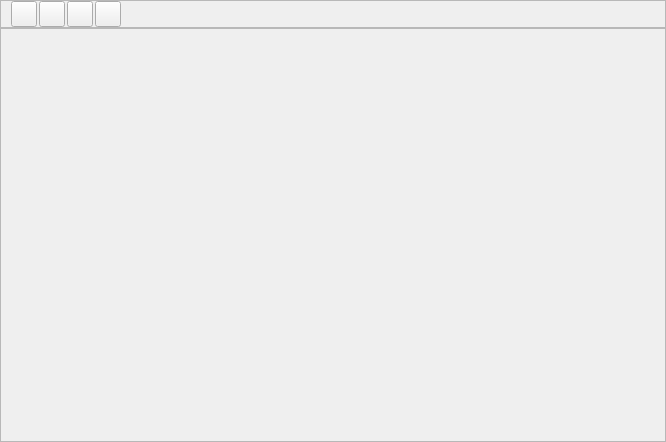
<?xml version="1.0" encoding="UTF-8"?>
<ui version="4.0">
 <class>ConfigurationViewerWidget</class>
 <widget class="QWidget" name="ConfigurationViewerWidget">
  <property name="geometry">
   <rect>
    <x>0</x>
    <y>0</y>
    <width>666</width>
    <height>442</height>
   </rect>
  </property>
  <property name="font">
   <font>
    <pointsize>9</pointsize>
   </font>
  </property>
  <property name="windowTitle">
   <string>Form</string>
  </property>
  <layout class="QVBoxLayout" name="verticalLayout">
   <property name="spacing">
    <number>0</number>
   </property>
   <property name="leftMargin">
    <number>0</number>
   </property>
   <property name="topMargin">
    <number>0</number>
   </property>
   <property name="rightMargin">
    <number>0</number>
   </property>
   <property name="bottomMargin">
    <number>0</number>
   </property>
   <item>
    <widget class="QFrame" name="ToolsFrame">
     <property name="font">
      <font>
       <pointsize>8</pointsize>
      </font>
     </property>
     <property name="frameShape">
      <enum>QFrame::StyledPanel</enum>
     </property>
     <property name="frameShadow">
      <enum>QFrame::Sunken</enum>
     </property>
     <layout class="QHBoxLayout" name="horizontalLayout_4">
      <property name="spacing">
       <number>2</number>
      </property>
      <property name="leftMargin">
       <number>2</number>
      </property>
      <property name="topMargin">
       <number>0</number>
      </property>
      <property name="rightMargin">
       <number>2</number>
      </property>
      <property name="bottomMargin">
       <number>0</number>
      </property>
      <item>
       <widget class="QLabel" name="ToolbarVIewLabel">
        <property name="sizePolicy">
         <sizepolicy hsizetype="Fixed" vsizetype="Fixed">
          <horstretch>0</horstretch>
          <verstretch>0</verstretch>
         </sizepolicy>
        </property>
        <property name="maximumSize">
         <size>
          <width>24</width>
          <height>24</height>
         </size>
        </property>
        <property name="text">
         <string/>
        </property>
        <property name="pixmap">
         <pixmap resource="main.qrc">:/general/icons/view.svg</pixmap>
        </property>
        <property name="scaledContents">
         <bool>true</bool>
        </property>
       </widget>
      </item>
      <item>
       <widget class="QToolButton" name="ViewResetButton">
        <property name="minimumSize">
         <size>
          <width>26</width>
          <height>26</height>
         </size>
        </property>
        <property name="maximumSize">
         <size>
          <width>26</width>
          <height>26</height>
         </size>
        </property>
        <property name="toolTip">
         <string>Reset view, showing all data</string>
        </property>
        <property name="text">
         <string/>
        </property>
        <property name="icon">
         <iconset resource="main.qrc">
          <normaloff>:/general/icons/reset.svg</normaloff>:/general/icons/reset.svg</iconset>
        </property>
        <property name="iconSize">
         <size>
          <width>20</width>
          <height>20</height>
         </size>
        </property>
        <property name="checkable">
         <bool>false</bool>
        </property>
        <property name="checked">
         <bool>false</bool>
        </property>
        <property name="autoExclusive">
         <bool>false</bool>
        </property>
       </widget>
      </item>
      <item>
       <widget class="QToolButton" name="ViewSpheresButton">
        <property name="minimumSize">
         <size>
          <width>26</width>
          <height>26</height>
         </size>
        </property>
        <property name="maximumSize">
         <size>
          <width>26</width>
          <height>26</height>
         </size>
        </property>
        <property name="toolTip">
         <string>Use spheres for model display</string>
        </property>
        <property name="text">
         <string/>
        </property>
        <property name="icon">
         <iconset resource="main.qrc">
          <normaloff>:/general/icons/spheres.svg</normaloff>
          <normalon>:/general/icons/spheres_on.svg</normalon>:/general/icons/spheres.svg</iconset>
        </property>
        <property name="iconSize">
         <size>
          <width>20</width>
          <height>20</height>
         </size>
        </property>
        <property name="checkable">
         <bool>true</bool>
        </property>
        <property name="checked">
         <bool>false</bool>
        </property>
        <property name="autoExclusive">
         <bool>false</bool>
        </property>
       </widget>
      </item>
      <item>
       <widget class="QToolButton" name="ViewAxesVisibleButton">
        <property name="minimumSize">
         <size>
          <width>26</width>
          <height>26</height>
         </size>
        </property>
        <property name="maximumSize">
         <size>
          <width>26</width>
          <height>26</height>
         </size>
        </property>
        <property name="toolTip">
         <string>Toggle visibility of axes</string>
        </property>
        <property name="text">
         <string/>
        </property>
        <property name="icon">
         <iconset resource="main.qrc">
          <normaloff>:/general/icons/axes.svg</normaloff>
          <normalon>:/general/icons/axes_on.svg</normalon>:/general/icons/axes.svg</iconset>
        </property>
        <property name="iconSize">
         <size>
          <width>20</width>
          <height>20</height>
         </size>
        </property>
        <property name="checkable">
         <bool>true</bool>
        </property>
        <property name="checked">
         <bool>false</bool>
        </property>
        <property name="autoExclusive">
         <bool>false</bool>
        </property>
       </widget>
      </item>
      <item>
       <widget class="QToolButton" name="ViewCopyToClipboardButton">
        <property name="minimumSize">
         <size>
          <width>26</width>
          <height>26</height>
         </size>
        </property>
        <property name="maximumSize">
         <size>
          <width>26</width>
          <height>26</height>
         </size>
        </property>
        <property name="toolTip">
         <string>Copy current view contents to clipboard</string>
        </property>
        <property name="text">
         <string/>
        </property>
        <property name="icon">
         <iconset resource="main.qrc">
          <normaloff>:/general/icons/snapshot.svg</normaloff>:/general/icons/snapshot.svg</iconset>
        </property>
        <property name="iconSize">
         <size>
          <width>20</width>
          <height>20</height>
         </size>
        </property>
        <property name="checkable">
         <bool>false</bool>
        </property>
        <property name="checked">
         <bool>false</bool>
        </property>
        <property name="autoExclusive">
         <bool>false</bool>
        </property>
       </widget>
      </item>
      <item>
       <spacer name="horizontalSpacer">
        <property name="orientation">
         <enum>Qt::Horizontal</enum>
        </property>
        <property name="sizeHint" stdset="0">
         <size>
          <width>40</width>
          <height>20</height>
         </size>
        </property>
       </spacer>
      </item>
     </layout>
    </widget>
   </item>
   <item>
    <widget class="QFrame" name="MainViewFrame">
     <property name="sizePolicy">
      <sizepolicy hsizetype="Expanding" vsizetype="Expanding">
       <horstretch>0</horstretch>
       <verstretch>0</verstretch>
      </sizepolicy>
     </property>
     <property name="minimumSize">
      <size>
       <width>300</width>
       <height>300</height>
      </size>
     </property>
     <property name="frameShape">
      <enum>QFrame::StyledPanel</enum>
     </property>
     <property name="frameShadow">
      <enum>QFrame::Sunken</enum>
     </property>
     <layout class="QHBoxLayout" name="horizontalLayout">
      <property name="spacing">
       <number>0</number>
      </property>
      <property name="leftMargin">
       <number>0</number>
      </property>
      <property name="topMargin">
       <number>0</number>
      </property>
      <property name="rightMargin">
       <number>0</number>
      </property>
      <property name="bottomMargin">
       <number>0</number>
      </property>
      <item>
       <widget class="ConfigurationViewer" name="ConfigurationView" native="true">
        <property name="sizePolicy">
         <sizepolicy hsizetype="Expanding" vsizetype="Expanding">
          <horstretch>0</horstretch>
          <verstretch>3</verstretch>
         </sizepolicy>
        </property>
        <property name="cursor">
         <cursorShape>CrossCursor</cursorShape>
        </property>
        <property name="mouseTracking">
         <bool>true</bool>
        </property>
        <property name="focusPolicy">
         <enum>Qt::WheelFocus</enum>
        </property>
       </widget>
      </item>
     </layout>
    </widget>
   </item>
  </layout>
 </widget>
 <customwidgets>
  <customwidget>
   <class>ConfigurationViewer</class>
   <extends>QWidget</extends>
   <header>gui/configurationViewer.h</header>
   <container>1</container>
  </customwidget>
 </customwidgets>
 <resources>
  <include location="main.qrc"/>
  <include location="main.qrc"/>
 </resources>
 <connections/>
</ui>
